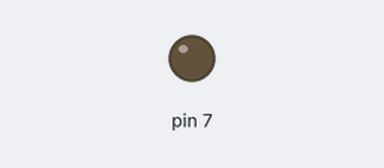
The sketch below on a simulated Arduino Uno, built with avr-gcc and run on an emulated ATmega328P. Shown: output pins drawn as LEDs (lit = HIGH).

Above: at 2.5 s.
At 7.5 s:
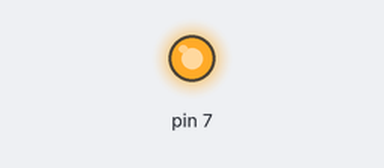
Timing chart, 0 to 13.0 s (numbered marks = the images above):
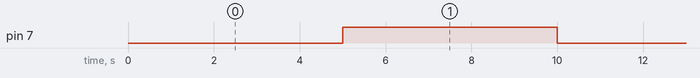

The sketch:

scara.ino
```cpp
void setup() {
  Serial.begin(9600);
  pinMode(7, OUTPUT);
}

void loop() {
  digitalWrite(7,LOW);
  delay(5000);
  digitalWrite(7,HIGH);
  delay(5000);
}
```

Measured:
- by itself, pin 7: alternates HIGH for 5.0 s and LOW for 5.0 s
